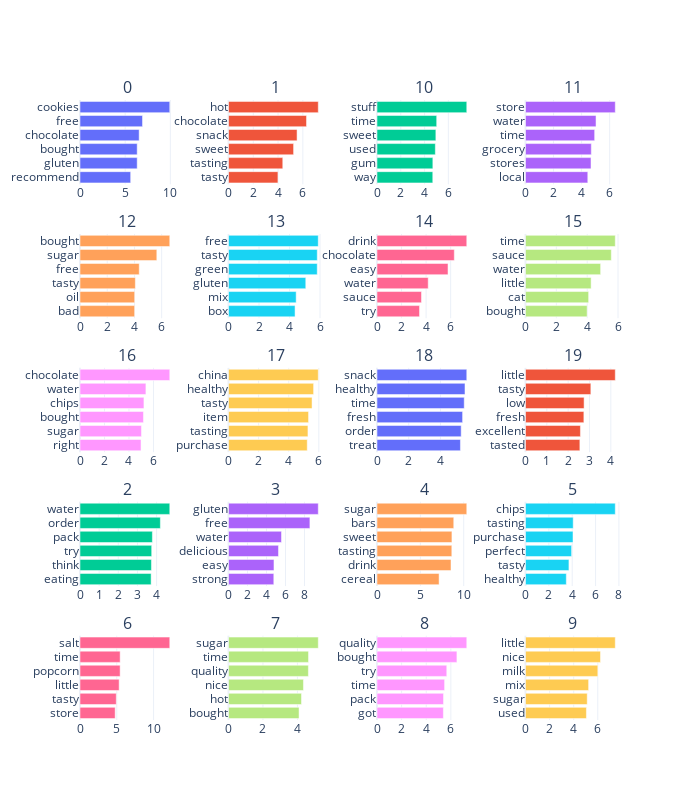

The notebook cell this image was saved under:
### Markdown cell above
## Topic Modelling

### Code cell
fig = file_util.get_topics_html("LDA")
fig.update_layout(width = 700, height = 800)

### Figure 1 — Plotly figure (JSON) as saved in the notebook; plotly's stock layout.template omitted (floating-point values rounded to 4 significant figures)
{"data": [{"marker": {"color": "#636EFA"}, "orientation": "h", "type": "bar", "x": [5.607, 6.329, 6.33, 6.547, 6.92, 9.936], "xaxis": "x", "y": ["recommend", "gluten", "bought", "chocolate", "free", "cookies"], "yaxis": "y"}, {"marker": {"color": "#EF553B"}, "orientation": "h", "type": "bar", "x": [3.99, 4.38, 5.253, 5.533, 6.296, 7.245], "xaxis": "x2", "y": ["tasty", "tasting", "sweet", "snack", "chocolate", "hot"], "yaxis": "y2"}, {"marker": {"color": "#00CC96"}, "orientation": "h", "type": "bar", "x": [4.689, 4.697, 4.905, 4.949, 5.019, 7.549], "xaxis": "x3", "y": ["way", "gum", "used", "sweet", "time", "stuff"], "yaxis": "y3"}, {"marker": {"color": "#AB63FA"}, "orientation": "h", "type": "bar", "x": [4.441, 4.67, 4.691, 4.93, 5.028, 6.4], "xaxis": "x4", "y": ["local", "stores", "grocery", "time", "water", "store"], "yaxis": "y4"}, {"marker": {"color": "#FFA15A"}, "orientation": "h", "type": "bar", "x": [4.013, 4.016, 4.066, 4.351, 5.642, 6.594], "xaxis": "x5", "y": ["bad", "oil", "tasty", "free", "sugar", "bought"], "yaxis": "y5"}, {"marker": {"color": "#19D3F3"}, "orientation": "h", "type": "bar", "x": [4.364, 4.437, 5.067, 5.818, 5.822, 5.887], "xaxis": "x6", "y": ["box", "mix", "gluten", "green", "tasty", "free"], "yaxis": "y6"}, {"marker": {"color": "#FF6692"}, "orientation": "h", "type": "bar", "x": [3.464, 3.624, 4.171, 5.785, 6.299, 7.314], "xaxis": "x7", "y": ["try", "sauce", "water", "easy", "chocolate", "drink"], "yaxis": "y7"}, {"marker": {"color": "#B6E880"}, "orientation": "h", "type": "bar", "x": [3.997, 4.094, 4.255, 4.871, 5.564, 5.821], "xaxis": "x8", "y": ["bought", "cat", "little", "water", "sauce", "time"], "yaxis": "y8"}, {"marker": {"color": "#FF97FF"}, "orientation": "h", "type": "bar", "x": [4.983, 5.018, 5.18, 5.22, 5.382, 7.33], "xaxis": "x9", "y": ["right", "sugar", "bought", "chips", "water", "chocolate"], "yaxis": "y9"}, {"marker": {"color": "#FECB52"}, "orientation": "h", "type": "bar", "x": [5.229, 5.276, 5.317, 5.549, 5.652, 5.963], "xaxis": "x10", "y": ["purchase", "tasting", "item", "tasty", "healthy", "china"], "yaxis": "y10"}, {"marker": {"color": "#636EFA"}, "orientation": "h", "type": "bar", "x": [5.26, 5.307, 5.396, 5.499, 5.547, 5.66], "xaxis": "x11", "y": ["treat", "order", "fresh", "time", "healthy", "snack"], "yaxis": "y11"}, {"marker": {"color": "#EF553B"}, "orientation": "h", "type": "bar", "x": [2.548, 2.574, 2.736, 2.746, 3.063, 4.208], "xaxis": "x12", "y": ["tasted", "excellent", "fresh", "low", "tasty", "little"], "yaxis": "y12"}, {"marker": {"color": "#00CC96"}, "orientation": "h", "type": "bar", "x": [3.714, 3.73, 3.744, 3.779, 4.196, 4.688], "xaxis": "x13", "y": ["eating", "think", "try", "pack", "order", "water"], "yaxis": "y13"}, {"marker": {"color": "#AB63FA"}, "orientation": "h", "type": "bar", "x": [4.77, 4.788, 5.262, 5.579, 8.571, 9.453], "xaxis": "x14", "y": ["strong", "easy", "delicious", "water", "free", "gluten"], "yaxis": "y14"}, {"marker": {"color": "#FFA15A"}, "orientation": "h", "type": "bar", "x": [7.158, 8.532, 8.627, 8.64, 8.85, 10.35], "xaxis": "x15", "y": ["cereal", "drink", "tasting", "sweet", "bars", "sugar"], "yaxis": "y15"}, {"marker": {"color": "#19D3F3"}, "orientation": "h", "type": "bar", "x": [3.494, 3.719, 3.948, 4.067, 4.085, 7.687], "xaxis": "x16", "y": ["healthy", "tasty", "perfect", "purchase", "tasting", "chips"], "yaxis": "y16"}, {"marker": {"color": "#FF6692"}, "orientation": "h", "type": "bar", "x": [4.78, 4.933, 5.321, 5.455, 5.458, 12.2], "xaxis": "x17", "y": ["store", "tasty", "little", "popcorn", "time", "salt"], "yaxis": "y17"}, {"marker": {"color": "#B6E880"}, "orientation": "h", "type": "bar", "x": [4.095, 4.238, 4.35, 4.637, 4.646, 5.211], "xaxis": "x18", "y": ["bought", "hot", "nice", "quality", "time", "sugar"], "yaxis": "y18"}, {"marker": {"color": "#FF97FF"}, "orientation": "h", "type": "bar", "x": [5.391, 5.404, 5.491, 5.668, 6.492, 7.293], "xaxis": "x19", "y": ["got", "pack", "time", "try", "bought", "quality"], "yaxis": "y19"}, {"marker": {"color": "#FECB52"}, "orientation": "h", "type": "bar", "x": [5.056, 5.123, 5.238, 6.004, 6.225, 7.452], "xaxis": "x20", "y": ["used", "sugar", "mix", "milk", "nice", "little"], "yaxis": "y20"}], "layout": {"annotations": [{"font": {"size": 16}, "showarrow": false, "text": "0", "x": 0.0875, "xanchor": "center", "xref": "paper", "y": 1.0, "yanchor": "bottom", "yref": "paper"}, {"font": {"size": 16}, "showarrow": false, "text": "1", "x": 0.3625, "xanchor": "center", "xref": "paper", "y": 1.0, "yanchor": "bottom", "yref": "paper"}, {"font": {"size": 16}, "showarrow": false, "text": "10", "x": 0.6375, "xanchor": "center", "xref": "paper", "y": 1.0, "yanchor": "bottom", "yref": "paper"}, {"font": {"size": 16}, "showarrow": false, "text": "11", "x": 0.9125, "xanchor": "center", "xref": "paper", "y": 1.0, "yanchor": "bottom", "yref": "paper"}, {"font": {"size": 16}, "showarrow": false, "text": "12", "x": 0.0875, "xanchor": "center", "xref": "paper", "y": 0.784, "yanchor": "bottom", "yref": "paper"}, {"font": {"size": 16}, "showarrow": false, "text": "13", "x": 0.3625, "xanchor": "center", "xref": "paper", "y": 0.784, "yanchor": "bottom", "yref": "paper"}, {"font": {"size": 16}, "showarrow": false, "text": "14", "x": 0.6375, "xanchor": "center", "xref": "paper", "y": 0.784, "yanchor": "bottom", "yref": "paper"}, {"font": {"size": 16}, "showarrow": false, "text": "15", "x": 0.9125, "xanchor": "center", "xref": "paper", "y": 0.784, "yanchor": "bottom", "yref": "paper"}, {"font": {"size": 16}, "showarrow": false, "text": "16", "x": 0.0875, "xanchor": "center", "xref": "paper", "y": 0.568, "yanchor": "bottom", "yref": "paper"}, {"font": {"size": 16}, "showarrow": false, "text": "17", "x": 0.3625, "xanchor": "center", "xref": "paper", "y": 0.568, "yanchor": "bottom", "yref": "paper"}, {"font": {"size": 16}, "showarrow": false, "text": "18", "x": 0.6375, "xanchor": "center", "xref": "paper", "y": 0.568, "yanchor": "bottom", "yref": "paper"}, {"font": {"size": 16}, "showarrow": false, "text": "19", "x": 0.9125, "xanchor": "center", "xref": "paper", "y": 0.568, "yanchor": "bottom", "yref": "paper"}, {"font": {"size": 16}, "showarrow": false, "text": "2", "x": 0.0875, "xanchor": "center", "xref": "paper", "y": 0.352, "yanchor": "bottom", "yref": "paper"}, {"font": {"size": 16}, "showarrow": false, "text": "3", "x": 0.3625, "xanchor": "center", "xref": "paper", "y": 0.352, "yanchor": "bottom", "yref": "paper"}, {"font": {"size": 16}, "showarrow": false, "text": "4", "x": 0.6375, "xanchor": "center", "xref": "paper", "y": 0.352, "yanchor": "bottom", "yref": "paper"}, {"font": {"size": 16}, "showarrow": false, "text": "5", "x": 0.9125, "xanchor": "center", "xref": "paper", "y": 0.352, "yanchor": "bottom", "yref": "paper"}, {"font": {"size": 16}, "showarrow": false, "text": "6", "x": 0.0875, "xanchor": "center", "xref": "paper", "y": 0.136, "yanchor": "bottom", "yref": "paper"}, {"font": {"size": 16}, "showarrow": false, "text": "7", "x": 0.3625, "xanchor": "center", "xref": "paper", "y": 0.136, "yanchor": "bottom", "yref": "paper"}, {"font": {"size": 16}, "showarrow": false, "text": "8", "x": 0.6375, "xanchor": "center", "xref": "paper", "y": 0.136, "yanchor": "bottom", "yref": "paper"}, {"font": {"size": 16}, "showarrow": false, "text": "9", "x": 0.9125, "xanchor": "center", "xref": "paper", "y": 0.136, "yanchor": "bottom", "yref": "paper"}], "height": 800, "hoverlabel": {"bgcolor": "white", "font": {"family": "Rockwell", "size": 16}}, "showlegend": false, "width": 700, "xaxis": {"anchor": "y", "domain": [0, 0.175]}, "xaxis10": {"anchor": "y10", "domain": [0.275, 0.45]}, "xaxis11": {"anchor": "y11", "domain": [0.55, 0.725]}, "xaxis12": {"anchor": "y12", "domain": [0.825, 1]}, "xaxis13": {"anchor": "y13", "domain": [0, 0.175]}, "xaxis14": {"anchor": "y14", "domain": [0.275, 0.45]}, "xaxis15": {"anchor": "y15", "domain": [0.55, 0.725]}, "xaxis16": {"anchor": "y16", "domain": [0.825, 1]}, "xaxis17": {"anchor": "y17", "domain": [0, 0.175]}, "xaxis18": {"anchor": "y18", "domain": [0.275, 0.45]}, "xaxis19": {"anchor": "y19", "domain": [0.55, 0.725]}, "xaxis2": {"anchor": "y2", "domain": [0.275, 0.45]}, "xaxis20": {"anchor": "y20", "domain": [0.825, 1]}, "xaxis3": {"anchor": "y3", "domain": [0.55, 0.725]}, "xaxis4": {"anchor": "y4", "domain": [0.825, 1]}, "xaxis5": {"anchor": "y5", "domain": [0, 0.175]}, "xaxis6": {"anchor": "y6", "domain": [0.275, 0.45]}, "xaxis7": {"anchor": "y7", "domain": [0.55, 0.725]}, "xaxis8": {"anchor": "y8", "domain": [0.825, 1]}, "xaxis9": {"anchor": "y9", "domain": [0, 0.175]}, "yaxis": {"anchor": "x", "domain": [0.864, 1.0], "dtick": 1}, "yaxis10": {"anchor": "x10", "domain": [0.432, 0.568], "dtick": 1}, "yaxis11": {"anchor": "x11", "domain": [0.432, 0.568], "dtick": 1}, "yaxis12": {"anchor": "x12", "domain": [0.432, 0.568], "dtick": 1}, "yaxis13": {"anchor": "x13", "domain": [0.216, 0.352], "dtick": 1}, "yaxis14": {"anchor": "x14", "domain": [0.216, 0.352], "dtick": 1}, "yaxis15": {"anchor": "x15", "domain": [0.216, 0.352], "dtick": 1}, "yaxis16": {"anchor": "x16", "domain": [0.216, 0.352], "dtick": 1}, "yaxis17": {"anchor": "x17", "domain": [0, 0.136], "dtick": 1}, "yaxis18": {"anchor": "x18", "domain": [0, 0.136], "dtick": 1}, "yaxis19": {"anchor": "x19", "domain": [0, 0.136], "dtick": 1}, "yaxis2": {"anchor": "x2", "domain": [0.864, 1.0], "dtick": 1}, "yaxis20": {"anchor": "x20", "domain": [0, 0.136], "dtick": 1}, "yaxis3": {"anchor": "x3", "domain": [0.864, 1.0], "dtick": 1}, "yaxis4": {"anchor": "x4", "domain": [0.864, 1.0], "dtick": 1}, "yaxis5": {"anchor": "x5", "domain": [0.648, 0.784], "dtick": 1}, "yaxis6": {"anchor": "x6", "domain": [0.648, 0.784], "dtick": 1}, "yaxis7": {"anchor": "x7", "domain": [0.648, 0.784], "dtick": 1}, "yaxis8": {"anchor": "x8", "domain": [0.648, 0.784], "dtick": 1}, "yaxis9": {"anchor": "x9", "domain": [0.432, 0.568], "dtick": 1}}}
